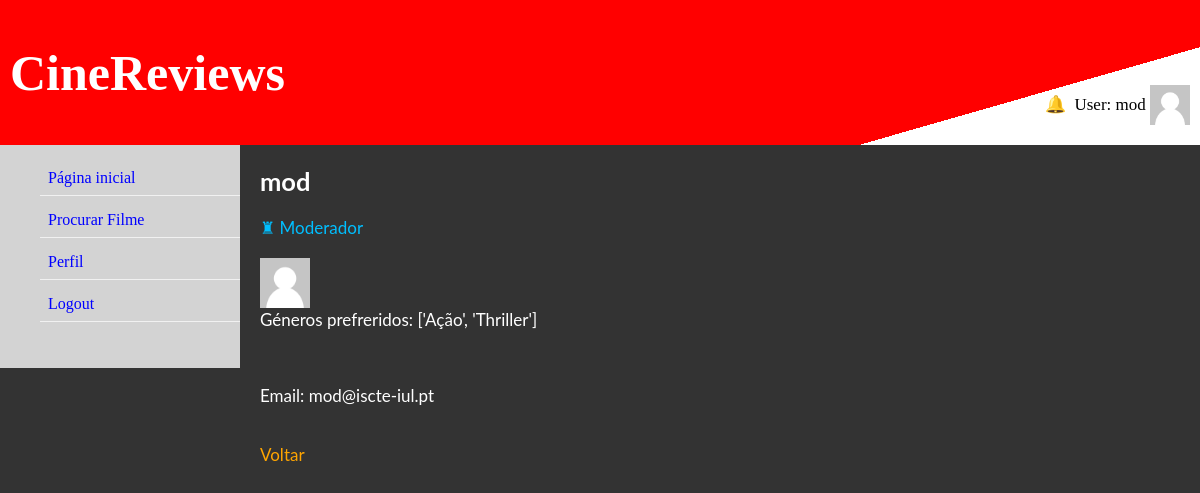
/filmes/11/13/seguir (signed in), run on the app's committed database.
### sessao/models.py (models this page shows)
class Moderador(models.Model):
    user = models.OneToOneField(User, on_delete=models.CASCADE)
    group = models.ForeignKey(Group, on_delete=models.CASCADE)
    genero_preferido = models.CharField(max_length=200)

### filmes/views.py (the view, shortened to what this page needs)
# urls.py: path('<int:filme_id>/<int:user_id>/seguir', views.seguir,
@login_required(login_url='/sessao/')
def seguir(request, filme_id, user_id):
    user = User.objects.get(id=user_id)
    if hasattr(user, 'moderador'):
        s = Moderador.objects.get(user=user)
    elif hasattr(user, 'utilizador'):
        s = Utilizador.objects.get(user=user)
    else:
        s = Admin.objects.get(user=user)
    if Seguidor.objects.filter(seguidor=request.user, seguido=user):
        segue = True
    else:
        segue = False
    context = {'utilizador': s,
               'segue': segue,
               'filme_id': filme_id
               }
    has_photo = hasphoto(user)
    request.session['visited_user_has_photo'] = has_photo
    return render(request, 'filmes/seguir.html', context)

### filmes/views.py (called while the page is built)
def hasphoto(user):
    filename = f"{user.username}.jpg"
    path = os.path.join("filmes/static/sessao/", filename)
    return os.path.exists(path)

### filmes/templates/filmes/seguir.html (shortened to what this page needs)
{% extends "filmes/index.html" %}
{% load static %}
{%  block conteudo %}
    <h2>{{utilizador.user.username}}</h2>
    {% if utilizador.user.is_superuser %}
        <span style="color: lime;">&#128081 Admin</span>
    {% elif utilizador.user.is_staff %}
       <span style="color: deepskyblue;">&#9820 Moderador</span>
    {% endif %}
    <br>
    {% if request.session.visited_user_has_photo %}
        <img src="{% static 'sessao/'|add:utilizador.user.username|add:'.jpg' %}" alt="Foto do usuário" width="50" height="50" style="position: relative; top: 20px; ">
    {% else %}
        <img src="{% static 'sessao/default.jpg' %}" alt="Foto do usuário" width="50" height="50" style="position: relative; top: 20px;">
    {% endif %}
    <p>Géneros prefreridos: {{utilizador.genero_preferido}}</p><br>
    <p>Email: {{utilizador.user.email}}</p><br>
    <a href="{% url 'filmes:avaliacao' filme_id %}">Voltar</a>
{% endblock %}

### filmes/templates/filmes/index.html (shortened to what this page needs)
<!DOCTYPE html>
<html lang="en">
<head>
    {% load static %}
    <link rel="stylesheet" type="text/css" href="{% static 'filmes/css/style.css' %}">
    <link rel="stylesheet" href="https://cdnjs.cloudflare.com/ajax/libs/tiny-slider/2.9.4/tiny-slider.css">
</head>
<body style="margin: 0;">
    <header>
         <div style="display: flex; justify-content: space-between;">
             <span><a href="{% url 'filmes:index' %}" style="color: white"><h1 style="font-family: 'Showcard Gothic';">CineReviews</h1></a></span>
             <div class="utilizador_header">
                {% if request.user.is_authenticated %}
                    {% if 'notificacoes_count' in request.session %}
                        <a href="{% url 'filmes:notificacoes' request.user.id %}" class="notification">
                            <span>&#128276</span>
                            <span class="badge">{{request.session.notificacoes_count}}</span></a>
                    {% else %}
                        <a href="{% url 'filmes:notificacoes' request.user.id %}" class="notification">
                            <span>&#128276</span></a>
                    {% endif %}
                    {% if request.session.has_photo %}
                        <span>User: {{ request.session.username }}</span> <img src="{% static 'sessao/'|add:user.username|add:'.jpg' %}">
                    {% else %}
                        <span>User: {{ request.session.username }}</span> <img src="{% static 'sessao/default.jpg' %}">
                    {% endif %}
                {% else %}
                    <p>Bem vindo!</p>
                {% endif %}
             </div>
        </div>
    </header>
    <nav>
        {% block links %}
        <ul style="list-style-type:none;">
            <li><a href="{% url 'filmes:index' %}">Página inicial</a></li>
            <li><a href="{% url 'filmes:lista' %}">Procurar Filme</a></li>
            {% if request.user.is_authenticated %}
                <li><a href="{% url 'sessao:informacao' %}">Perfil</a></li>
                <li><a href="{% url 'sessao:logoutview' %}">Logout</a></li>
            {% else %}
                <li><a href="{% url 'sessao:loginview' %}">Login</a></li>
                <li><a href="{% url 'sessao:registar' %}">Registar</a></li>
            {% endif %}
        </ul>
        {% endblock %}
    </nav>
    <main>
        <article>
            <section class="conteudo">
                {% block conteudo %}{% endblock %}
            </section>
        </article>
    </main>
</body>
</html>

### filmes/static/filmes/css/style.css (style rules this page uses)
header { background-image: linear-gradient(164deg, red 80%, white 20%); padding: 10px; border: 10px; text-align: center; font-size: 25px; color: black; }
.utilizador_header { text-align: left; margin-top: 60px; font-size: 17px; }
.utilizador_header img { width: 40px; height: 40px; position: relative; top: 15px; }
body { background-color: #333333; color: white; }
nav { background-color: lightgray; float: left; width: 20%; padding-bottom: 30px; }
nav li { padding: 8px; margin-top: 7px; border-bottom: 1px solid #f1f1f1; }
main { background-color: #333333; float:left; width: 80%; overflow: hidden; }
a { color: orange; text-decoration: none; }
ul li a { color: blue; }
.conteudo { margin-top: 16px; margin-left: 20px; font-size: 17px; font-family: Lato,Lato-fallback,Arial,sans-serif; }
.notification { padding: 4px 4px; position: relative; display: inline-block; border-radius: 50%; }

### data on the page
Moderador: user.username "mod", genero_preferido "['Ação', 'Thriller']", user.email "mod@iscte-iul.pt"

### other printed values
{{ request.session.username }} "mod"
